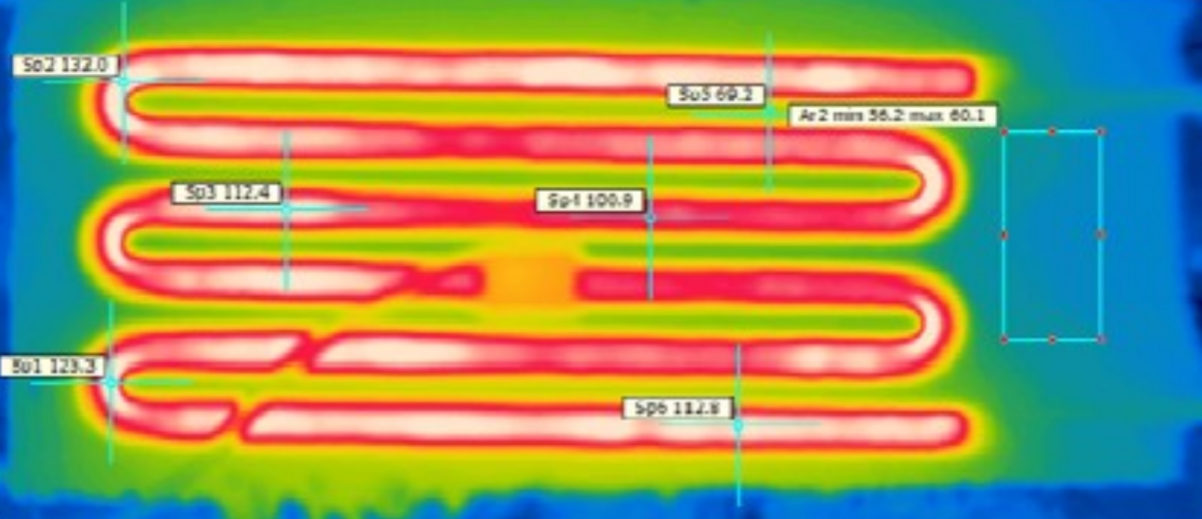
#> input picture ref/termo_ref.png, 1202 x 519 px, found by its file name
$ python edge_wevelets.py   (older library calls are emulated)
#> lines starting #> are read from the running program, lines starting #| are printed output that depends on the picture; after the words box and inside, x2 and y2 are one past the last pixel; in counts of white or black regions, pixels touching at a corner belong together
import cv2
import numpy as np

# Загрузка изображения
img = cv2.imread("ref/termo_ref.png")
#> img is the input picture: shape (519, 1202, 3); mean B, G, R 94.6, 150.1, 150.2
gray = cv2.cvtColor(img, cv2.COLOR_BGR2GRAY)
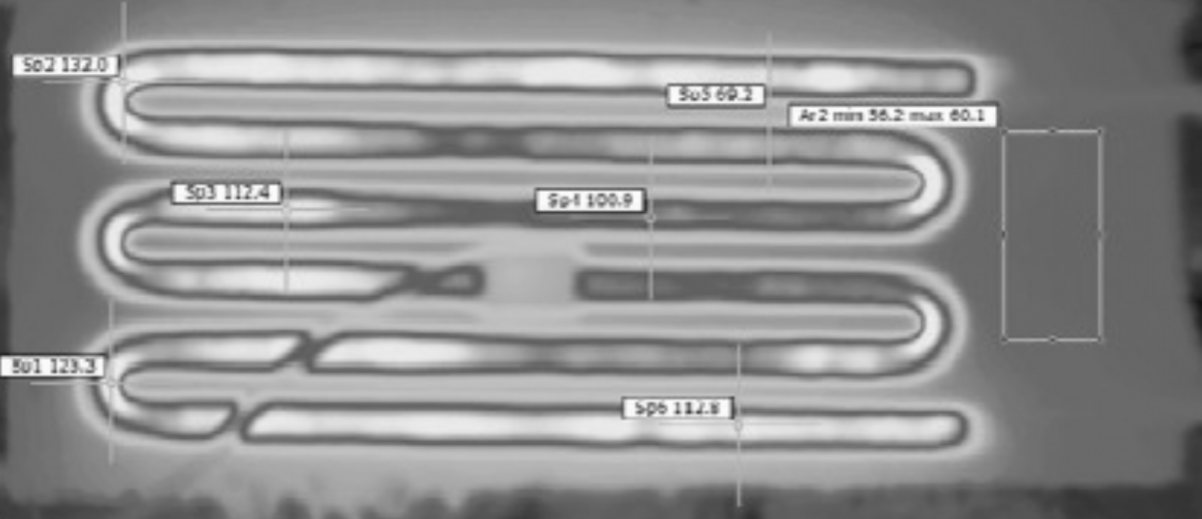
#> gray: shape (519, 1202); min 17, max 252, mean 143.8

# Применение фильтра Собеля
sobel_x = cv2.Sobel(gray, cv2.CV_64F, 1, 0, ksize=3)
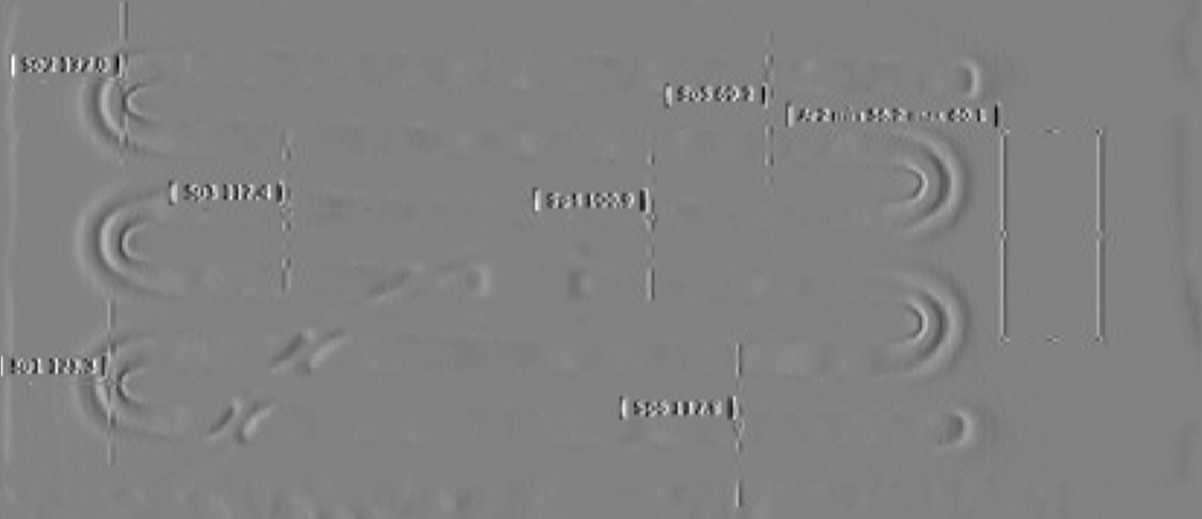
#> sobel_x: shape (519, 1202) float64; min -409, max 391, mean -0.1; drawn with min black and max white
sobel_y = cv2.Sobel(gray, cv2.CV_64F, 0, 1, ksize=3)
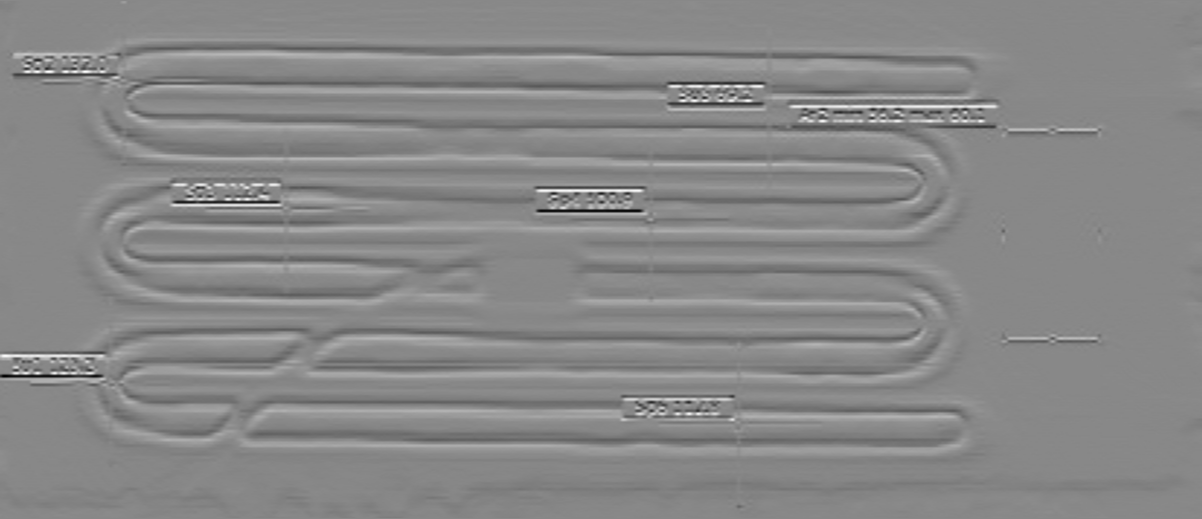
#> sobel_y: shape (519, 1202) float64; min -533, max 466, mean -0.5; drawn with min black and max white
edges = np.sqrt(sobel_x**2 + sobel_y**2)
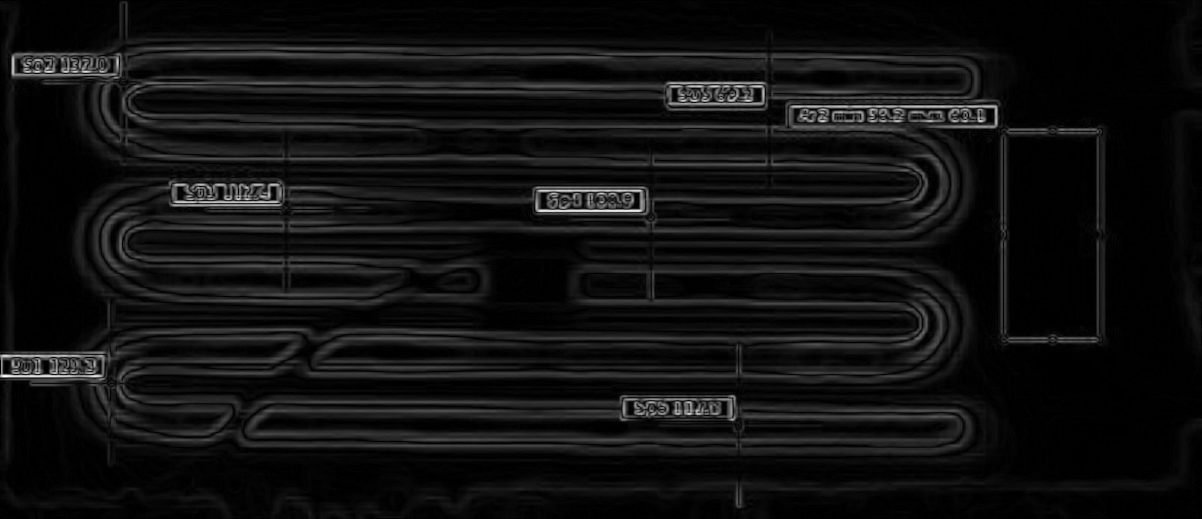
#> edges: shape (519, 1202) float64; min 0, max 533.1, mean 35.8; drawn with min black and max white
edges = np.uint8(255 * edges / np.max(edges))  # Нормализация

# Оставить только самые яркие границы
_, edges_thresh = cv2.threshold(edges, 150, 255, cv2.THRESH_BINARY)
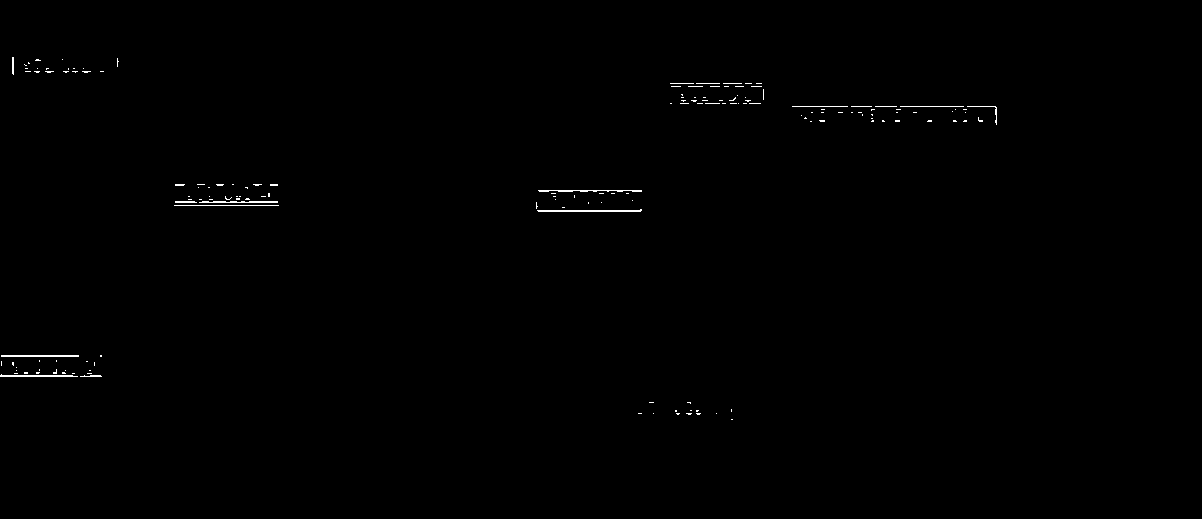
#> edges_thresh: shape (519, 1202); 0.33% white in thin lines or dots, all inside (x1, y1, x2, y2) = (0, 57, 997, 420)

# Отображение результата
cv2.imshow("Edges", edges_thresh)
cv2.waitKey(0)
cv2.destroyAllWindows()
